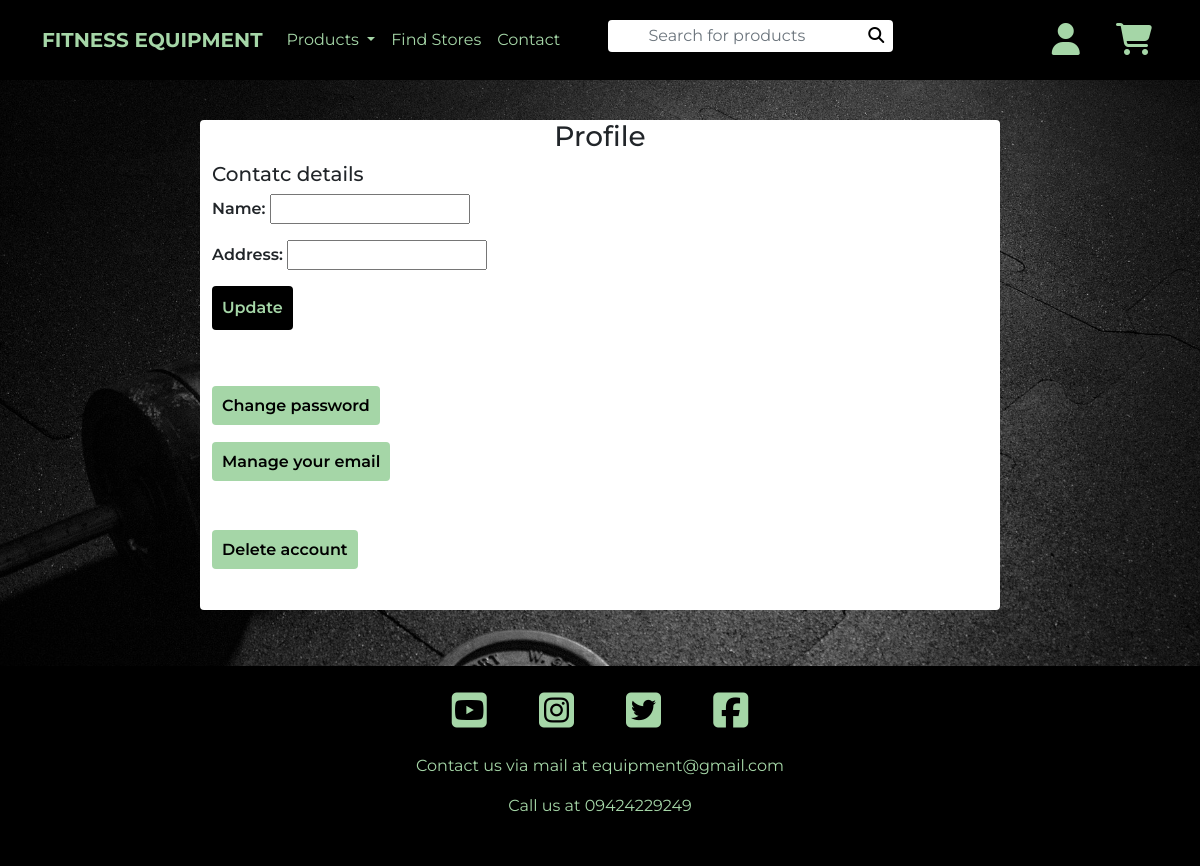
The app's page /profile/ (signed in), older data.
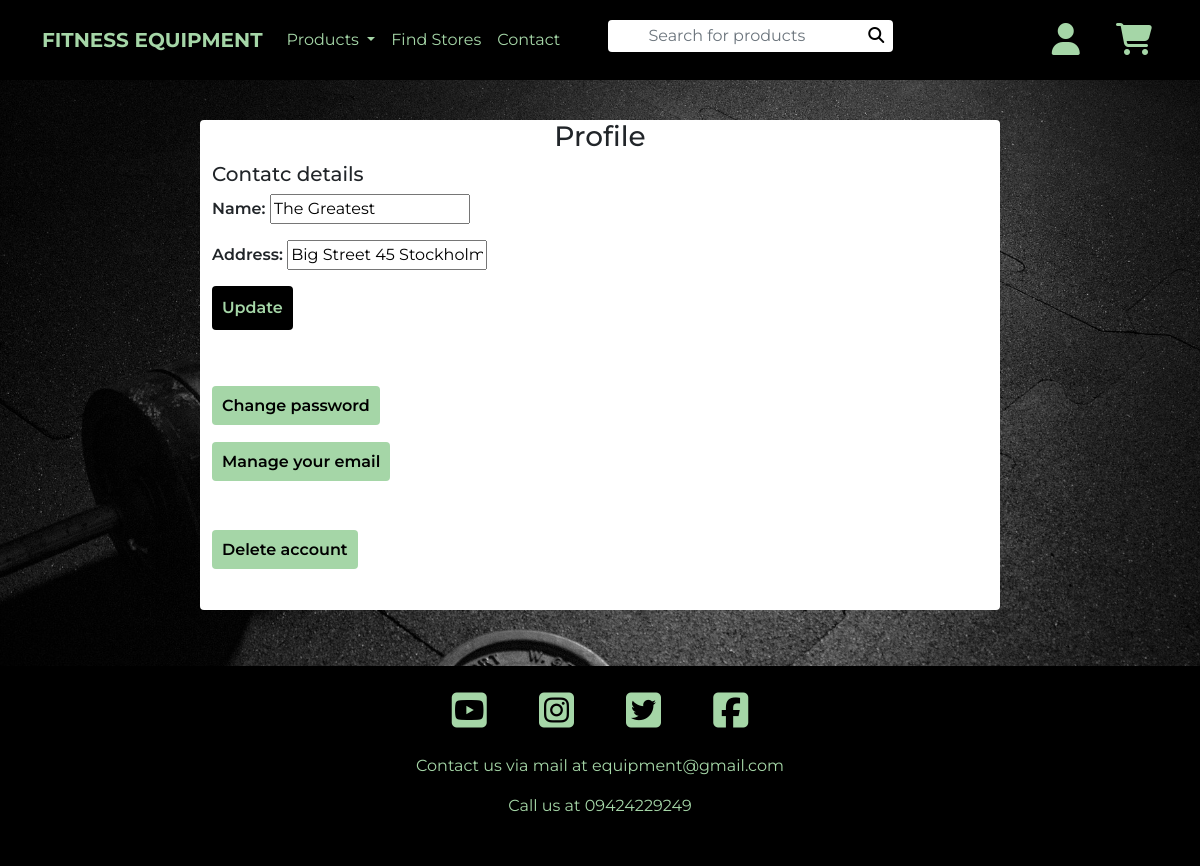
The same page, newer data.
### user_profile/models.py (models this page shows, shortened)
class UserProfile(models.Model):
    user = models.OneToOneField(User, on_delete=models.CASCADE)
    address = models.CharField(max_length=300)
    name = models.CharField(max_length=200)

### user_profile/views.py (the view)
# urls.py: path('', views.show_profile, name="show_profile"),
def show_profile(request):
    user = get_object_or_404(User, id=request.user.id)
    user_profile_form = UserProfileForm()
    try:
        user_profile_form = UserProfileForm(instance=user.userprofile)
    except Exception as e:
        user_profile_form = UserProfileForm()
        print(f"{e}")
    context = {
        "user": user,
        "user_profile_form": user_profile_form,
    }
    return render(request, "profile/profile.html", context)

### user_profile/forms.py
class UserProfileForm(ModelForm):
    class Meta:
        model = UserProfile
        fields = ["name", "address"]

### fitness_equipment/custom_context.py (called while the page is built)
def show_categories(request):
    return {
        "categories": Category.objects.all()[:6],
        "products": Product.objects.all()[:6],
        "manufacturers": Manufacturer.objects.all()[:6],
    }

### products/models.py (called while the page is built)
    def __str__(self):
        return self.name

### shopping_bag/shopping_bag_context.py (called while the page is built)
def bag(request):
    bag = request.session.get("shopping_bag", {})
    context = {}
    try:
        total_cost = request.session["shopping_bag"]["total_cost"]
    except KeyError:
        total_cost = {}
    for product in bag:
        if not product == "total_cost":
            context[product] = {"product": get_object_or_404(
                Product, id=product), "quantity": bag[product]["quantity"]}
    return {"context": context,
            "total_cost": total_cost
    }

### user_profile/templates/profile/profile.html (shortened to what this page needs)
{% extends "base.html" %}
{% load static %}
{% block extra_css %}
    <link rel="stylesheet" href="{% static 'home/css/home.css' %}">
{% endblock %}
{% block main_content %}
    <div class="container-fluid">
        <div class="row">
            <div class="col-10 offset-1 col-md-8 offset-md-2 main-window">
                <h3 class="text-center">Profile</h3>
                <div class="row">
                    <div class="col-12">
                        <h5>Contatc details</h5>
                        <form method="POST" action="{% url 'update_profile' %}">
                        {{ user_profile_form.as_p }}
                        <button class="black-button small-button" type="submit">Update</button>
                        </form>
                    </div>
                </div>
                <div class="row my-5">
                    <div class="col-12 my-3">
                        <a class="green-button small-button text-center" href="{% url 'account_change_password' %}">
                            Change password
                        </a>
                    </div>
                    <div class="col-12 my-3">
                        <a class="green-button small-button text-center" href="{% url 'account_email' %}">
                            Manage your email
                        </a>
                    </div>
                </div>
                <div class="row my-5">
                    <div class="col-12">
                        <a class="green-button small-button text-center" href="{% url 'account_email' %}">
                            Delete account
                        </a>
                    </div>
                </div>
            </div>
        </div>
    </div>
{% endblock %}

### templates/base.html (shortened to what this page needs)
{% load static %}
<!DOCTYPE html>
<html lang="en">
<head>
    <link href="https://cdn.jsdelivr.net/npm/bootstrap@5.0.0-beta3/dist/css/bootstrap.min.css" rel="stylesheet">
    <link rel="stylesheet" href="{% static 'css/base.css' %}">
    {% block extra_css %}{% endblock %}
</head>
<body>
    <header>
        {% include "includes/navbar.html" %}
    </header>
    <main id="main-content">
        {% block main_content %}
        {% endblock %}
    </main>
    <footer>
        {% include "includes/footer.html" %}
    </footer>
</body>
</html>

### templates/includes/navbar.html (shortened to what this page needs)
<nav class="navbar navbar-expand-lg bg-black">
  <div class="container-fluid position-relative">
    <a
      id="brand-name"
      class="navbar-brand light-green-text text-uppercase fw-bold"
      href="{% url 'index' %}"
      >Fitness Equipment</a
    >
    <div class="collapse navbar-collapse" id="navbarSupportedContent">
      <ul class="navbar-nav me-auto mb-2 mb-lg-0">
        <li class="nav-item dropdown">
          <a
            class="nav-link dropdown-toggle light-green-text"
            href="#"
            id="navbarDropdown"
            role="button"
            data-bs-toggle="dropdown"
            aria-expanded="false"
          >
            Products
          </a>
        </li>
        <li class="nav-item">
          <a class="nav-link light-green-text" href="#custom-footer"
            >Find Stores</a
          >
        </li>
        <li class="nav-item">
          <a class="nav-link light-green-text" href="#custom-footer">Contact</a>
        </li>
        <li>
          <form id="product-search" class="d-none d-lg-flex" method="GET">
            <div class="input-group">
              <input
                id="custom-search-group"
                class="form-control"
                type="search"
                placeholder="Search for products"
                aria-label="Search"
              />
              <span id="custom-search-icon-wrap" class="input-group-text">
                <button id="no-show-btn" type="submit">
                  <i class="fas fa-search"><span class="sr-only">Search icon</span></i>
                </button>
              </span>
            </div>
          </form>
        </li>
      </ul>
    </div>
    <div class="shop-icons-wrap">
      <div class="dropdown btn-group dropstart d-inline">
        <a
          class="text-decor-none"
          href="#"
          role="button"
          id="dropdownMenuLink"
          data-bs-toggle="dropdown"
          aria-expanded="false"
        >
          <i class="fas fa-user fs-2 mx-3 light-green-text"><span class="sr-only">Account icon</span></i>
        </a>
      </div>
      <div class="dropdown btn-group dropstart d-inline">
        <a
          class="text-decor-none"
          href="#"
          role="button"
          id="dropdownMenuLink2"
          data-bs-toggle="dropdown"
          aria-expanded="false"
        >
          <i class="fas fa-shopping-cart fs-2 mx-3 light-green-text"><span class="sr-only">Shopping cart icon</span></i>
        </a>
      </div>
    </div>
  </div>
</nav>

### templates/includes/footer.html
<div id="custom-footer" class="text-center">
    <div class="mt-3">
        <a class="text-decor-none" href="https://www.youtube.com/" target="_BLANK">
            <i class="fab fa-youtube-square light-green-text fs-1 m-4"><span class="sr-only">YoutTube icon</span></i>
        </a>
         <a class="text-decor-none" href="https://www.instagram.com/" target="_BLANK">
            <i class="fab fa-instagram-square light-green-text fs-1 m-4"><span class="sr-only">Instagram icon</span></i>
        </a>
         <a class="text-decor-none" href="https://twitter.com/" target="_BLANK">
            <i class="fab fa-twitter-square light-green-text fs-1 m-4"><span class="sr-only">Twitter icon</span></i>
        </a>
        <a class="text-decor-none" href="https://www.facebook.com/" target="_BLANK">
            <i class="fab fa-facebook-square light-green-text fs-1 m-4"><span class="sr-only">Facebook icon</span></i>
        </a>
    </div>
    <div>
        <p class="light-green-text">
            Contact us via mail at equipment@gmail.com
        </p>
        <p class="light-green-text">
            Call us at 09424229249
        </p>
    </div>

### staticfiles/css/base.css (style rules this page uses)
body { background: url("/media/images/dumbbell-bg.jpg") no-repeat center center fixed; background-size: cover; font-family: 'Montserrat', sans-serif; display: flex; flex-direction: column; min-height: 100vh; }
#main-content, #allauth-main { flex: 1; }
.main-window { margin-top: 40px; margin-bottom: 40px; min-height: 200px; background-color: #ffffff; border-radius: .25rem; font-weight: 600; }
.bg-black { background-color: #000000; }
.light-green-text { color: #a5d6a7; }
.text-decor-none { text-decoration: none; }
.black-button, .green-button { border: none; border-radius: 0.25rem; text-decoration: none; font-weight: 600; }
.black-button, .green-button:hover { color: #a5d6a7; background-color: #000000; }
.green-button, .black-button:hover { color: #000000; background-color: #a5d6a7; }
.small-button { padding: 10px; }
#custom-search-group, #custom-search-group-2, #custom-search-icon-wrap, #custom-search-icon-wrap-2 { padding: 4px; background-color: #ffffff; border: none; text-align: center; color: #000000; }
#custom-search-group { margin-left: 40px; padding-left: 30px; padding-right: 30px; }
#no-show-btn, #no-show-btn-2, .no-bg-button { background-color: #ffffff; border: none; padding: 0; margin-left: 5px; margin-right: 5px; }
#brand-name { margin-left: 70px; }
.navbar { padding: 20px; }
.shop-icons-wrap { margin: 0 auto; margin-top: 10px; margin-bottom: 10px; }
#custom-footer { min-height: 200px; background-color: #000000; }
@media only screen and (min-width: 768px) { .shop-icons-wrap { margin: 0; float: right; } }
@media only screen and (min-width: 992px) { #brand-name { margin-left: 10px; } }

Row changes from the older to the newer data that the page shows:
added UserProfile: name "The Greatest", address "Big Street 45 Stockholm"
